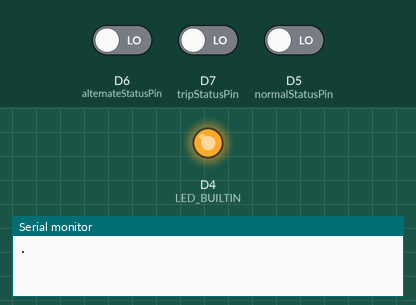
Simulated run of this sketch. Board: ESP8266 (Wemos D1 mini). Shown: output pins drawn as LEDs (lit = HIGH, except the on-board LED, lit = LOW), the last lines printed to the serial monitor. The test bench sets the inputs (shaded band); at power-on: D6 (alternateStatusPin) LOW, D7 (tripStatusPin) LOW, D5 (normalStatusPin) LOW. WiFi joins after 1.5 s; servers stay silent unless stated.

Above: at 0.1 s.
At 2.3 s:
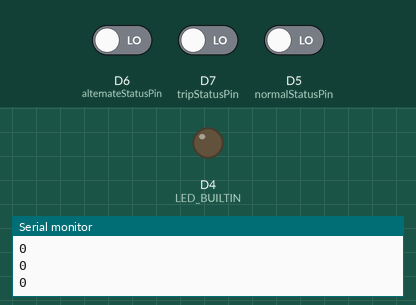
Timing chart, 0 to 3.8 s (numbered marks = the images above):
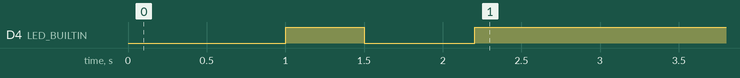

The sketch:

P28_RECTIFIER_STATUS.ino
```cpp
/*
  Esp8266 Websockets Client

	This sketch:
        1. Connects to a WiFi network
        2. Connects to a Websockets server
        3. Sends the websockets server a message ("Hello Server")
        4. Prints all incoming messages while the connection is open

  Hardware:
  For this sketch you only need an ESP8266 board.
  Created 15/02/2019
  By Gil Maimon
  ttps://github.com/gilmaimon/ArduinoWebsockets

*/


/*Format fot data transfer
  value 0 indicative of ON/ Ok

  value 1 indicative of OFF/ fault

  vLSB
  |_00_|_01_|_02_|_03_|_04_|_05_|_06_|_07_|_08_|_09_|_10_|_11_|_12_|_13_|_14_|_15_|

  |__EDC number 0-16__|stat|norm|altr|trip|_**_|_**_|_**_|_**_|_**_|_**_|_**_|_**_|

  |_16_|_17_|_18_|_19_|_20_|_21_|_22_|_23_|_24_|_25_|_26_|_27_|_28_|_29_|_30_|_31_|

  |_**_|_**_|_**_|_**_|_**_|_**_|ad01|ad02|ad03|ad04|ad05|ad06|ad07|ad08|ad09|ad10|


  EDC number   =bit 0-3
  EDC status   =bit 4
  normal supply=bit 5
  altern supply=bit 6
  recttifer trp=bit 7
  future use   =bit 8-21
  10 bit adc   =bit 22-31

*/


#include <ArduinoWebsockets.h>
#include <ESP8266WiFi.h>
//#define EDCIP 97///////////////////////////////////////////////////
#define EDC 15
#define normalStatusPin D5
#define alternateStatusPin D6
#define tripStatusPin D7
#define wifiStatus D1
#define applicationStatus D2


//#define IP 192, 168, 1, EDCIP
#define GW 192, 168, 1, 1
#define SN 255, 255, 255, 0
//#define EDC EDCIP-90/////////////////////////////////////////////////////////////
//String edc=String(EDC);////////////////////////////////////////////////////////

//String statusOk="EDC#"+edc+"#YES";
//String statusNOk="EDC#"+edc+"#NO";

String statusMessage;///////////////////////////////////////////////////////
const char* ssid = "sherinkapotein"; //Enter SSID
const char* password = "1nt3rl@k3n"; //Enter Password
const char* websockets_server_host = "192.168.1.163"; //Enter server adress
const uint16_t websockets_server_port = 40510; // Enter server port
bool connected;
using namespace websockets;

uint8_t edc = EDC;
bool edcStatus;
bool normalStatus ;
bool alternateStatus;
bool tripStatus;
int adcRead=0;
int message=0;

WebsocketsClient client;


void setup()
{
  // pinMode(edcStatus, INPUT_PULLUP);
  pinMode(normalStatus, INPUT_PULLUP);
  pinMode(alternateStatus, INPUT_PULLUP);
  pinMode(tripStatus, INPUT_PULLUP);

  pinMode(LED_BUILTIN, OUTPUT);


  Serial.begin(115200);
  // Connect to wifi
  //Static IP address configuration

  /* IPAddress staticIP(IP); //ESP static ip
    IPAddress gateway(GW);   //IP Address of your WiFi Router (Gateway)
    IPAddress subnet(SN);  //Subnet mask

    WiFi.disconnect();  //Prevent connecting to wifi based on previous configuration
    WiFi.config(staticIP, subnet, gateway);
  */
  WiFi.begin(ssid, password);

  // Wait some time to connect to wifi
  for (int i = 0; i < 10 && WiFi.status() != WL_CONNECTED; i++)
  {
    Serial.print(".");
    delay(500);
    digitalWrite(LED_BUILTIN, LOW);
    delay(500);                      // Wait for a second
    digitalWrite(LED_BUILTIN, HIGH);

  }

  // Check if connected to wifi
  if (WiFi.status() != WL_CONNECTED)
  {
    Serial.println("No Wifi!");
    return;
  }
  Serial.println(WiFi.localIP());

  Serial.println("Connected to Wifi, Connecting to server.");
  // try to connect to Websockets server
  digitalWrite(LED_BUILTIN, LOW);
  connected = client.connect(websockets_server_host, websockets_server_port, "/");
  digitalWrite(LED_BUILTIN, HIGH);
  if (connected) {
    Serial.println("Connecetd!");
    client.send("SENDING FROM WEMOS CLIENT");
  } else {
    Serial.println("Not Connected!");
    digitalWrite(LED_BUILTIN, LOW);
  }

  // run callback when messages are received
  client.onMessage([&](WebsocketsMessage message) {
    Serial.print("Got Message: ");
    Serial.println(message.data());

    if ((message.data()) == "yes")
    { Serial.println("RECIEVED DATA FROM SERVER");
      // ESP.restart();
    }
  });
}

void loop() {

  if (client.available())
  {
    client.poll();
    /// edcState = digitalRead(edcStatus);
    normalStatus    = digitalRead(normalStatusPin);
    alternateStatus = digitalRead(alternateStatusPin);
    tripStatus      = digitalRead(tripStatusPin);
    adcRead             = 1023;
    edcStatus= !(normalStatus ^ alternateStatus)  |  tripStatus;

    message=0| (adcRead << 22);
    message |= (0x0f & edc) | (edcStatus<< 4)| (normalStatus << 5)
            |  (alternateStatus<< 6) | (tripStatus<< 7);

    Serial.print("ADC= ");Serial.println(adcRead, BIN);
    Serial.print("Final= ");Serial.println(message,BIN);
    Serial.print("edc= ");Serial.println(edc,BIN);
    Serial.println(edcStatus,BIN);
    Serial.println(normalStatus,BIN);
    Serial.println(alternateStatus,BIN);
    Serial.println(tripStatus,BIN);
    //        Serial.println(normalState);
    //        Serial.println(alternateState);
    //        Serial.println(tripState);

    /*      // statusMessage="EDC#"+edc+"#"+String(edcState)+"#";
           statusMessage+=String(normalState)+"#";
           statusMessage+=String(alternateState)+"#";
           statusMessage+=String(tripState);
           Serial.println(statusMessage);
           if(!client.send(statusMessage))
           {Serial.println("UNABLE TO SEND WEBSOCKET MESSAGE");};

       }

    */
    delay(500);


    if (WiFi.status() != WL_CONNECTED)
    {
      Serial.print("WIFI DISCONNECTION DETECTED!!!");
      // Connect to wifi

      //Static IP address configuration
      /*    IPAddress staticIP(IP); //ESP static ip
          IPAddress gateway(GW);   //IP Address of your WiFi Router (Gateway)
          IPAddress subnet(SN);  //Subnet mask
          WiFi.disconnect();  //Prevent connecting to wifi based on previous configuration
          WiFi.config(staticIP, subnet, gateway);
      */

      WiFi.begin(ssid, password);

      // Wait some time to connect to wifi
      for (int i = 0; i < 10 && WiFi.status() != WL_CONNECTED; i++)
      {
        Serial.print(".");
        delay(500);
        digitalWrite(LED_BUILTIN, LOW);
        delay(500);                      // Wait for a second
        digitalWrite(LED_BUILTIN, HIGH);

      }

      // Check if connected to wifi
      if (WiFi.status() != WL_CONNECTED) {
        Serial.println("No Wifi!");
        return;
      }
      Serial.println(WiFi.localIP());


      Serial.println("Connected to Wifi, Connecting to server.");
      // try to connect to Websockets server

      connected = client.connect(websockets_server_host, websockets_server_port, "/");
      if (connected) {
        digitalWrite(LED_BUILTIN, HIGH);
        Serial.println("Connecetd!");
        // client.send("SENDING FROM WEMOS CLIENT");
      }
      else
      {
        Serial.println("Not Connected!");
        digitalWrite(LED_BUILTIN, HIGH);
      }

      // run callback when messages are received
      client.onMessage([&](WebsocketsMessage message) {
        Serial.print("Got Message: ");
        Serial.println(message.data());
      });


    }

    if (!client.available())
    {
      Serial.println("WEBSOCKET FAILED!!!");
      connected = client.connect(websockets_server_host, websockets_server_port, "/");
      if (connected)
      { digitalWrite(LED_BUILTIN, HIGH);
        Serial.println("Connecetd!");
        // client.send("SENDING FROM WEMOS CLIENT");
      }
      else
      {
        Serial.println("Not Connected!");
        delay(500);
        digitalWrite(LED_BUILTIN, LOW);

      }

    }
  }
}
```
